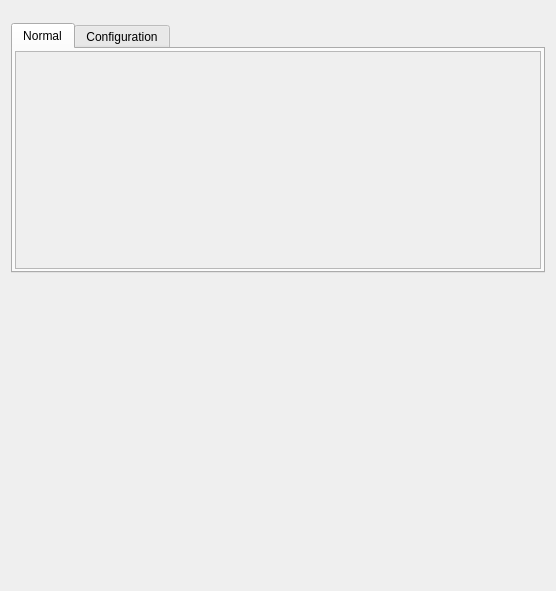
<?xml version="1.0" encoding="UTF-8"?>
<ui version="4.0">
 <class>Form</class>
 <widget class="QWidget" name="Form">
  <property name="geometry">
   <rect>
    <x>0</x>
    <y>0</y>
    <width>556</width>
    <height>591</height>
   </rect>
  </property>
  <property name="sizePolicy">
   <sizepolicy hsizetype="Preferred" vsizetype="Preferred">
    <horstretch>0</horstretch>
    <verstretch>0</verstretch>
   </sizepolicy>
  </property>
  <property name="windowTitle">
   <string>Form</string>
  </property>
  <layout class="QVBoxLayout" name="verticalLayout_3">
   <item>
    <widget class="TyphosDisplayTitle" name="TyphosDisplayTitle">
     <property name="sizePolicy">
      <sizepolicy hsizetype="Preferred" vsizetype="Fixed">
       <horstretch>0</horstretch>
       <verstretch>0</verstretch>
      </sizepolicy>
     </property>
     <property name="toolTip">
      <string/>
     </property>
     <property name="underline_midLineWidth" stdset="0">
      <number>-4</number>
     </property>
    </widget>
   </item>
   <item>
    <widget class="TyphosPositionerWidget" name="TyphosPositionerWidget">
     <property name="sizePolicy">
      <sizepolicy hsizetype="Preferred" vsizetype="Preferred">
       <horstretch>0</horstretch>
       <verstretch>0</verstretch>
      </sizepolicy>
     </property>
     <property name="maximumSize">
      <size>
       <width>16777215</width>
       <height>230</height>
      </size>
     </property>
     <property name="toolTip">
      <string/>
     </property>
     <property name="readback_attribute" stdset="0">
      <string>energy.readback</string>
     </property>
     <property name="setpoint_attribute" stdset="0">
      <string>energy.setpoint</string>
     </property>
     <property name="low_limit_switch_attribute" stdset="0">
      <string>th1.low_limit_switch</string>
     </property>
     <property name="high_limit_switch_attribute" stdset="0">
      <string>th1.high_limit_switch</string>
     </property>
     <property name="low_limit_travel_attribute" stdset="0">
      <string>low_limit_travel</string>
     </property>
     <property name="high_limit_travel_attribute" stdset="0">
      <string>high_limit_travel</string>
     </property>
     <property name="velocity_attribute" stdset="0">
      <string/>
     </property>
     <property name="acceleration_attribute" stdset="0">
      <string/>
     </property>
     <property name="moving_attribute" stdset="0">
      <string>th1.motor_is_moving</string>
     </property>
     <property name="error_message_attribute" stdset="0">
      <string>th1.plc.status</string>
     </property>
     <property name="alarmKindLevel" stdset="0">
      <enum>TyphosPositionerWidget::HINTED</enum>
     </property>
    </widget>
   </item>
   <item>
    <widget class="QTabWidget" name="signal_tab">
     <property name="sizePolicy">
      <sizepolicy hsizetype="Expanding" vsizetype="Maximum">
       <horstretch>0</horstretch>
       <verstretch>0</verstretch>
      </sizepolicy>
     </property>
     <property name="minimumSize">
      <size>
       <width>0</width>
       <height>250</height>
      </size>
     </property>
     <property name="maximumSize">
      <size>
       <width>16777215</width>
       <height>500</height>
      </size>
     </property>
     <property name="autoFillBackground">
      <bool>false</bool>
     </property>
     <property name="tabPosition">
      <enum>QTabWidget::North</enum>
     </property>
     <property name="tabShape">
      <enum>QTabWidget::Rounded</enum>
     </property>
     <property name="currentIndex">
      <number>0</number>
     </property>
     <property name="elideMode">
      <enum>Qt::ElideNone</enum>
     </property>
     <property name="usesScrollButtons">
      <bool>false</bool>
     </property>
     <property name="documentMode">
      <bool>false</bool>
     </property>
     <property name="tabBarAutoHide">
      <bool>false</bool>
     </property>
     <widget class="QWidget" name="normal_tab">
      <attribute name="title">
       <string>Normal</string>
      </attribute>
      <layout class="QHBoxLayout" name="misc_tab_layout">
       <property name="leftMargin">
        <number>2</number>
       </property>
       <property name="topMargin">
        <number>2</number>
       </property>
       <property name="rightMargin">
        <number>2</number>
       </property>
       <property name="bottomMargin">
        <number>2</number>
       </property>
       <item>
        <widget class="QScrollArea" name="normal_scroll">
         <property name="horizontalScrollBarPolicy">
          <enum>Qt::ScrollBarAlwaysOff</enum>
         </property>
         <property name="sizeAdjustPolicy">
          <enum>QAbstractScrollArea::AdjustToContentsOnFirstShow</enum>
         </property>
         <property name="widgetResizable">
          <bool>true</bool>
         </property>
         <widget class="QWidget" name="normal_widget">
          <property name="geometry">
           <rect>
            <x>0</x>
            <y>0</y>
            <width>528</width>
            <height>215</height>
           </rect>
          </property>
          <layout class="QVBoxLayout" name="verticalLayout">
           <property name="leftMargin">
            <number>2</number>
           </property>
           <property name="topMargin">
            <number>2</number>
           </property>
           <property name="rightMargin">
            <number>2</number>
           </property>
           <property name="bottomMargin">
            <number>2</number>
           </property>
           <item>
            <widget class="TyphosSignalPanel" name="normal_panel">
             <property name="toolTip">
              <string/>
             </property>
             <property name="whatsThis">
              <string>
    Panel of Signals for Device
    </string>
             </property>
             <property name="showHints" stdset="0">
              <bool>false</bool>
             </property>
             <property name="showNormal" stdset="0">
              <bool>true</bool>
             </property>
             <property name="showConfig" stdset="0">
              <bool>false</bool>
             </property>
             <property name="showOmitted" stdset="0">
              <bool>false</bool>
             </property>
            </widget>
           </item>
           <item>
            <spacer name="normal_spacer">
             <property name="orientation">
              <enum>Qt::Vertical</enum>
             </property>
             <property name="sizeHint" stdset="0">
              <size>
               <width>20</width>
               <height>40</height>
              </size>
             </property>
            </spacer>
           </item>
          </layout>
         </widget>
        </widget>
       </item>
      </layout>
     </widget>
     <widget class="QWidget" name="config_tab">
      <attribute name="title">
       <string>Configuration</string>
      </attribute>
      <layout class="QHBoxLayout" name="config_tab_layout">
       <property name="leftMargin">
        <number>2</number>
       </property>
       <property name="topMargin">
        <number>2</number>
       </property>
       <property name="rightMargin">
        <number>2</number>
       </property>
       <property name="bottomMargin">
        <number>2</number>
       </property>
       <item>
        <widget class="QScrollArea" name="config_scroll">
         <property name="font">
          <font>
           <underline>false</underline>
          </font>
         </property>
         <property name="horizontalScrollBarPolicy">
          <enum>Qt::ScrollBarAlwaysOff</enum>
         </property>
         <property name="sizeAdjustPolicy">
          <enum>QAbstractScrollArea::AdjustToContentsOnFirstShow</enum>
         </property>
         <property name="widgetResizable">
          <bool>true</bool>
         </property>
         <widget class="QWidget" name="config_widget">
          <property name="geometry">
           <rect>
            <x>0</x>
            <y>0</y>
            <width>528</width>
            <height>215</height>
           </rect>
          </property>
          <layout class="QVBoxLayout" name="verticalLayout_2">
           <property name="leftMargin">
            <number>2</number>
           </property>
           <property name="topMargin">
            <number>2</number>
           </property>
           <property name="rightMargin">
            <number>2</number>
           </property>
           <property name="bottomMargin">
            <number>2</number>
           </property>
           <item>
            <widget class="TyphosSignalPanel" name="config_panel">
             <property name="sizePolicy">
              <sizepolicy hsizetype="Preferred" vsizetype="Maximum">
               <horstretch>0</horstretch>
               <verstretch>0</verstretch>
              </sizepolicy>
             </property>
             <property name="toolTip">
              <string/>
             </property>
             <property name="whatsThis">
              <string>
    Panel of Signals for Device
    </string>
             </property>
             <property name="showHints" stdset="0">
              <bool>false</bool>
             </property>
             <property name="showNormal" stdset="0">
              <bool>false</bool>
             </property>
             <property name="showOmitted" stdset="0">
              <bool>false</bool>
             </property>
            </widget>
           </item>
           <item>
            <spacer name="config_spacer">
             <property name="orientation">
              <enum>Qt::Vertical</enum>
             </property>
             <property name="sizeHint" stdset="0">
              <size>
               <width>20</width>
               <height>40</height>
              </size>
             </property>
            </spacer>
           </item>
          </layout>
         </widget>
        </widget>
       </item>
      </layout>
     </widget>
    </widget>
   </item>
   <item>
    <spacer name="verticalSpacer">
     <property name="orientation">
      <enum>Qt::Vertical</enum>
     </property>
     <property name="sizeHint" stdset="0">
      <size>
       <width>20</width>
       <height>40</height>
      </size>
     </property>
    </spacer>
   </item>
  </layout>
 </widget>
 <customwidgets>
  <customwidget>
   <class>TyphosDisplayTitle</class>
   <extends>QFrame</extends>
   <header>typhos.display</header>
  </customwidget>
  <customwidget>
   <class>TyphosPositionerWidget</class>
   <extends>QWidget</extends>
   <header>typhos.positioner</header>
  </customwidget>
  <customwidget>
   <class>TyphosSignalPanel</class>
   <extends>QWidget</extends>
   <header>typhos.panel</header>
  </customwidget>
 </customwidgets>
 <resources/>
 <connections/>
</ui>
